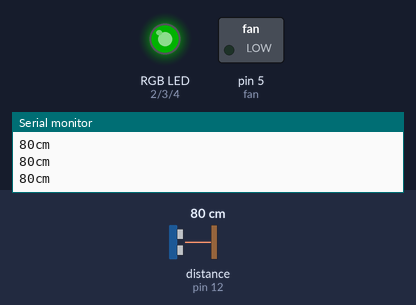
This sketch was run on a simulated Arduino Uno, built with avr-gcc and run on an emulated ATmega328P. Parts: switched loads named in the sketch (green lamp = pin HIGH), an RGB LED mixed from three pins (HIGH = lit), the last lines printed to the serial monitor. Inputs (shaded band) come from the test bench; at power-on: distance to the obstacle (sensor on pin 12) 80 cm. The echo pulse lasts 58.3 µs per cm; dim RGB values are drawn brighter than linear.

Above: at 2.2 s.
2.3 s: distance to the obstacle (sensor on pin 12) set to 21 cm
At 2.8 s:
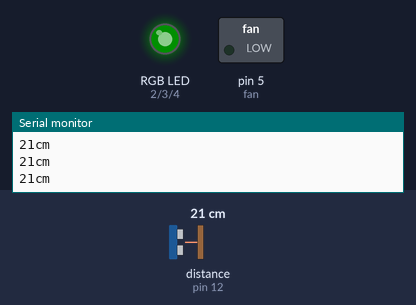
3.8 s: distance to the obstacle (sensor on pin 12) set to 18 cm
At 4.7 s:
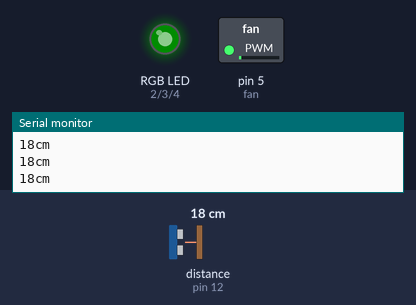
5.3 s: distance to the obstacle (sensor on pin 12) set to 120 cm
At 6.3 s:
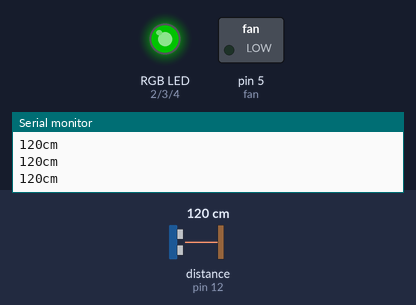
Timing chart, 0 to 8.3 s (numbered marks = the images above; inputs shaded):
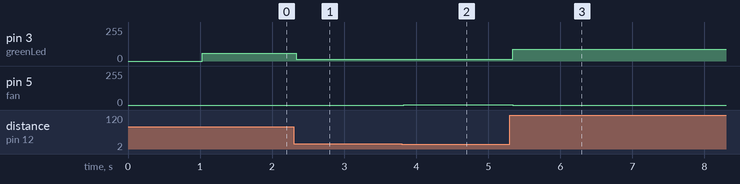

The sketch:

ultrasound.ino
```cpp
#include "SR04.h"
#define TRIG_PIN 12
#define ECHO_PIN 11
#define redLed 2
#define greenLed 3
#define blueLed 4
#define fan 5
SR04 sr04 = SR04(ECHO_PIN,TRIG_PIN);
long a = 0;

void setup() {
    pinMode(redLed,OUTPUT);
    pinMode(greenLed,OUTPUT);
    pinMode(blueLed,OUTPUT);
    digitalWrite(redLed,LOW);
    analogWrite(redLed,255/3);
    digitalWrite(greenLed,LOW);
    digitalWrite(blueLed,LOW);
    digitalWrite(fan,LOW);
    Serial.begin(9600);
    delay(1000);
}

void loop() {
   a=sr04.Distance();
   Serial.print(a);
   Serial.println("cm");
   a = a * 1.5;
   if (a > 254){
    a = 255;
   }
  analogWrite(greenLed,a/2);
  if (a < 30) {
    analogWrite(fan,HIGH);
  }else{
    digitalWrite(fan,LOW);
    }
   }
```

Measured:
- after the input at 2.3 s, pin 3 (greenLed): 60/255 → 15/255 at once
- after the input at 3.8 s, pin 3 (greenLed): 15/255 → 13/255 at once; pin 5 (fan): 0/255 → 1/255 at once
- after the input at 5.3 s, pin 3 (greenLed): 13/255 → 90/255 at once; pin 5 (fan): 1/255 → 0/255 at once
